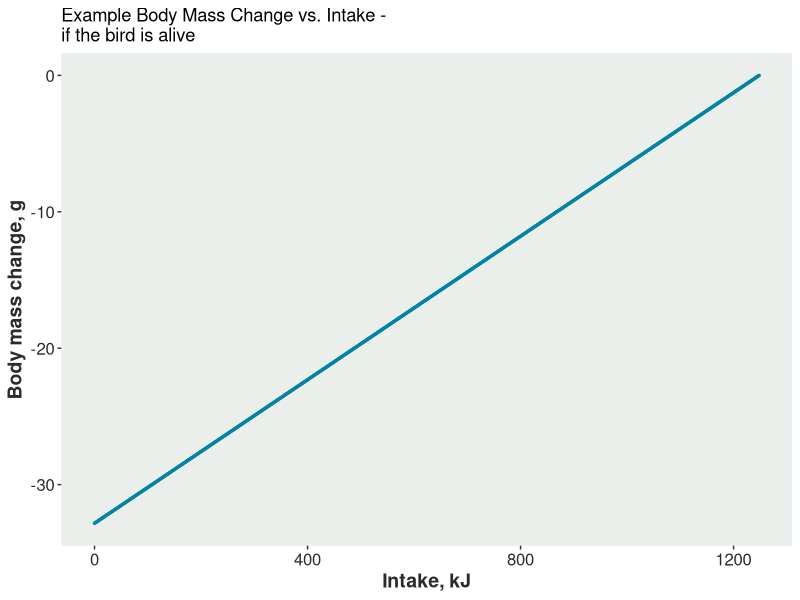
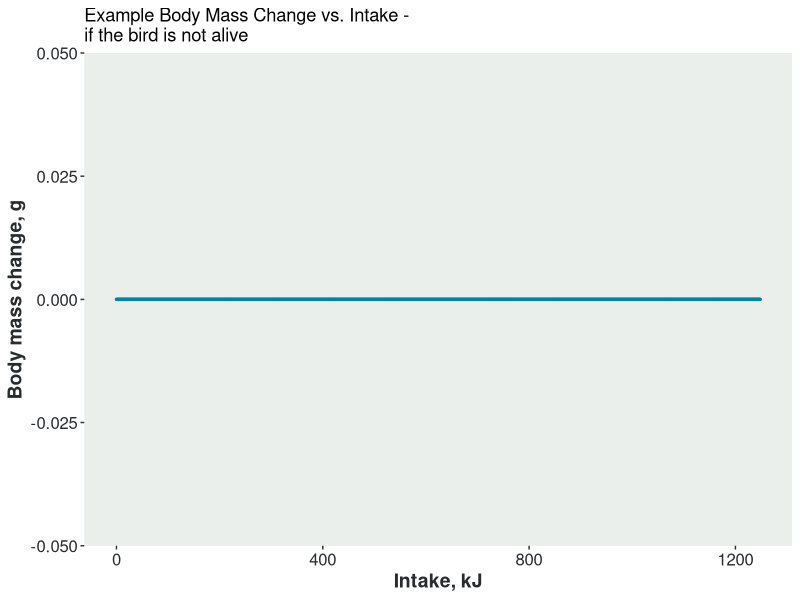
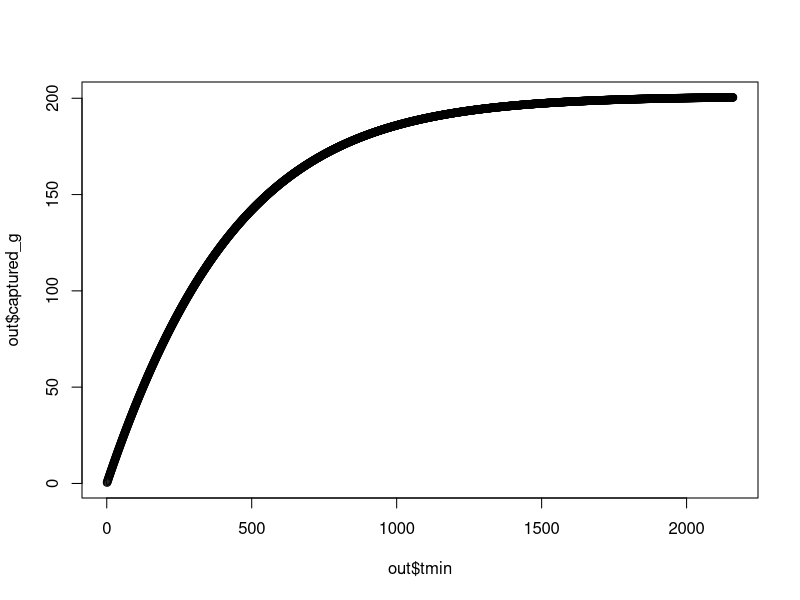
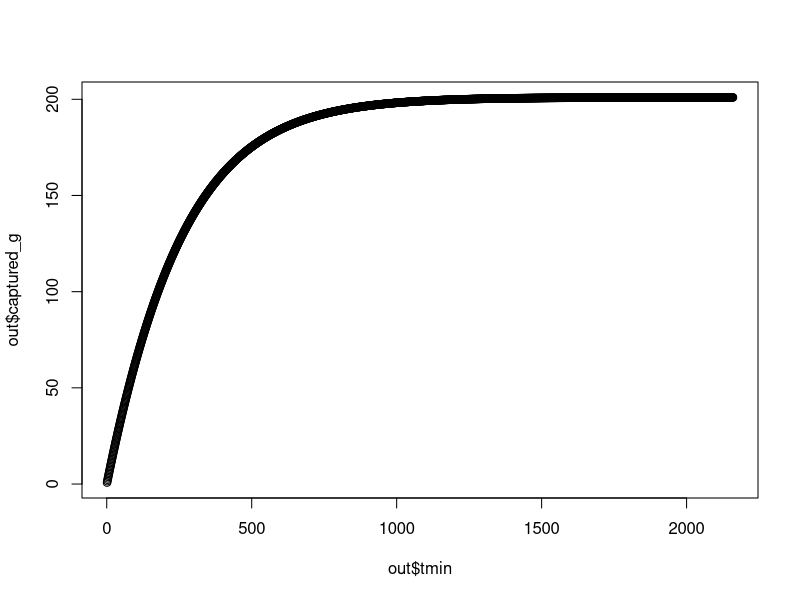

R code for these plots, in order:
## ---- chunk 1
knitr::opts_chunk$set(
  collapse = TRUE,
  comment = "#>"
)
## ---- chunk 2

calc_adultbmchange <- function(alive, BM_adult, Egain_adult, Ereq_adult,
                               adult_mass_KG){

  if (alive){
    BM_adult <- BM_adult + ((Egain_adult - Ereq_adult)/adult_mass_KG)
  }

  return(BM_adult)
}
## ---- chunk 3

BM_adult <- 380
Ereq_adult <- 1248 #kJ
adult_mass_KG <- 38
Egain_adult <- c(0:Ereq_adult)
  
bodymass <- 
  calc_adultbmchange(alive = TRUE, #it's alive
                     BM_adult = BM_adult, #g 
                     Egain_adult = Egain_adult, #kJ
                     Ereq_adult = Ereq_adult, #kJ
                     adult_mass_KG = adult_mass_KG) #kJ per g
## ---- chunk 4

data <- data.frame(Egain_adult = Egain_adult, BodyMassChange = bodymass - BM_adult)

plot <- 
  ggplot2::ggplot(data, ggplot2::aes(x = Egain_adult, y = BodyMassChange)) +
  ggplot2::geom_point(size = 0.5, color = "#0483A4") +
  ggplot2::theme(
    plot.background = ggplot2::element_rect(fill = "#fff", color = NA),
    panel.background = ggplot2::element_rect(fill = "#EAEFEC", color = NA),
    panel.grid.major = ggplot2::element_line(color = "#EAEFEC"),
    panel.grid.minor = ggplot2::element_line(color = "#EAEFEC"),
    axis.title = ggplot2::element_text(color = "#292C2F", size = 14, face = "bold"),
    axis.text = ggplot2::element_text(color = "#292C2F", size = 12),
    legend.position = "none"
  ) +
  ggplot2::labs(
    x = "Intake, kJ",
    y = "Body mass change, g",
    title =  paste(strwrap("Example Body Mass Change vs. Intake - if the bird is alive", width = 40), collapse = "\n") 
  )

print(plot)

## ---- chunk 5
bodymass_2 <- 
  calc_adultbmchange(alive = FALSE, #it's alive
                     BM_adult = BM_adult, #g 
                     Egain_adult = Egain_adult, #kJ
                     Ereq_adult = Ereq_adult, #kJ
                     adult_mass_KG = adult_mass_KG) #kJ per g
## ---- chunk 6

data <- data.frame(Egain_adult = Egain_adult, BodyMassChange = bodymass_2 - BM_adult)

plot <- 
  ggplot2::ggplot(data, ggplot2::aes(x = Egain_adult, y = BodyMassChange)) +
  ggplot2::geom_point(size = 0.5, color = "#0483A4") +
  ggplot2::theme(
    plot.background = ggplot2::element_rect(fill = "#fff", color = NA),
    panel.background = ggplot2::element_rect(fill = "#EAEFEC", color = NA),
    panel.grid.major = ggplot2::element_line(color = "#EAEFEC"),
    panel.grid.minor = ggplot2::element_line(color = "#EAEFEC"),
    axis.title = ggplot2::element_text(color = "#292C2F", size = 14, face = "bold"),
    axis.text = ggplot2::element_text(color = "#292C2F", size = 12),
    legend.position = "none"
  ) +
  ggplot2::labs(
    x = "Intake, kJ",
    y = "Body mass change, g",
    title =  paste(strwrap("Example Body Mass Change vs. Intake - if the bird is not alive", width = 40), collapse = "\n")  
  )

print(plot)

## ---- chunk 7

calc_adultdee <- function(alive, colony_h, flying_h, foraging_h, at_sea_h,
                          energy_nest, energy_flight, energy_forage,
                          energy_searest, energy_warming, assim_eff,
                          daylength){
  
  if (alive){
    
    adult_DEE <-
      (energy_nest * colony_h/daylength) +
      (energy_flight * flying_h/daylength) +
      (energy_forage * foraging_h/daylength) +
      (energy_searest * at_sea_h/daylength) +
      (energy_warming * daylength/24.0)
    
    Ereq_adult <- adult_DEE / assim_eff
    
  } else {
    
    Ereq_adult <- 0
    
  }
  
  return(Ereq_adult)
}
## ---- chunk 8

Ereq_adult <- calc_adultdee(
  
  alive = TRUE, #bird alive
  
  colony_h = 12,
  flying_h = 5,
  foraging_h = 6,
  at_sea_h = 1,
  
  energy_nest = 427.75,
  energy_flight = 1400.74,
  energy_forage = 1400.74,
  energy_searest = 400.57,
  energy_warming = 34.15,
  
  assim_eff = 0.74,
  daylength = 36
)

print(Ereq_adult)
## ---- chunk 9
Ereq_adult <- calc_adultdee(
  
  alive = FALSE, #bird not alive
  
  colony_h = 12,
  flying_h = 5,
  foraging_h = 6,
  at_sea_h = 1,
  
  energy_nest = 427.75,
  energy_flight = 1400.74,
  energy_forage = 1400.74,
  energy_searest = 400.57,
  energy_warming = 34.15,
  
  assim_eff = 0.74,
  daylength = 36
)

print(Ereq_adult)

## ---- chunk 10

logit <- function(x) {xx = log(x/(1-x))}
ilogit <- function(y) {yy = exp(y)/(1+exp(y))}

calc_pSurvival <- function (sp, bmi, bm, basesurv, beta, sd = 0) {

  if (bmi == 0 | is.na(bmi)){ # The bird didn't survive breeding season
    out <- 0
  } else { # Calculate survival over winter
    if (sp == "KI") {
      out <- ilogit(logit(basesurv) + ((bmi - bm)*beta))
    } else {
      out <- ilogit(logit(basesurv) + ((bmi - bm)/sd)*beta)
    }
  }
}
## ---- chunk 11

p <- calc_pSurvival(sp = "KI",
                    bmi = 345.9,
                    bm= 370.8,
                    basesurv= 0.8,
                    beta = 0.038
                    ) #sd non-specified, so 0

print(p)
## ---- chunk 12
p2 <- calc_pSurvival(sp = "GU", 
                     bmi = 345.9,
                     bm = 370.8,
                     basesurv = 0.92,
                     beta = 1.03,
                     sd = 50)
print(p2)

## ---- chunk 13
calc_puffinmortality <- function(CoD, alive, BM_condition, BM_Chick_mortf){

  if (alive) {
    BM_Chick_hungry  <- 0.7
    hungry <- ifelse(BM_condition < 0.7, 1, 0)
    Prob_death <- min((BM_Chick_hungry - BM_condition)/
                        (BM_Chick_hungry - BM_Chick_mortf), 1.0)
    Prob_death <- hungry * Prob_death
    unlucky <- stats::rbinom(n = 1, size = 1, Prob_death)
    if (unlucky==1) {CoD <- "killed"}
  }

  return(CoD)

}
## ---- chunk 14
new_CoD <- calc_puffinmortality(CoD = "none", #alive
                                alive = 1, #alive
                                BM_condition = 0.8, #not hungry
                                BM_Chick_mortf = 0.3)
print(new_CoD)
## ---- chunk 15
#ensure reproducibility
set.seed(123)

#it doesn't die (unvaried cod)
new_CoD <- calc_puffinmortality(CoD = "none", #alive
                                alive = 1, #alive
                                BM_condition = 0.5, #hungry
                                BM_Chick_mortf = 0.3)

print(new_CoD)
## ---- chunk 16
#ensure reproducibility
set.seed(456)

#it dies (unvaried cod)
new_CoD <- calc_puffinmortality(CoD = "none", #alive
                                alive = 1, #alive
                                BM_condition = 0.4, #hungry
                                BM_Chick_mortf = 0.3)
print(new_CoD)
## ---- chunk 17
new_CoD <- calc_puffinmortality(CoD = "starved", #already dead
                                alive = 0, #dead
                                BM_condition = 0.5,
                                BM_Chick_mortf = 0.3)

print(new_CoD)
## ---- chunk 18
calc_othermortality <- function(CoD, alive, seasonlength){

  if (alive) {
    Prob_death <- 1.0 - ((1.0-0.05)^(1/seasonlength))
    unlucky <- stats::rbinom(n = 1, size = 1, Prob_death)
    if (unlucky==1) {CoD <- "other"}
  }

  return(CoD)

}
## ---- chunk 19
#ensure reproducibility
set.seed(789)
new_CoD <- replicate(1000,#repeat the function to get a few cases where it dies
                     calc_othermortality(CoD = "none", #alive
                                         alive = 1, #alive
                                         seasonlength = 30)
                     )
print(table(new_CoD))
## ---- chunk 20
new_CoD <- calc_othermortality(CoD = "starved", #dead
                               alive = 0, #dead
                               seasonlength = 30)
print(new_CoD)
## ---- chunk 21
calc_unattendmortality <- function(CoD, alive, unattend_hrs, max_hrs) {

  if (alive) {
    lonely <- ifelse(unattend_hrs > 0, 1, 0)
    Prob_death <- lonely * min(unattend_hrs/max_hrs, 1.0)
    unlucky <- rbinom(n = 1, size = 1, Prob_death)
    if (unlucky==1) {CoD <- "unattended"}
  }
  return(CoD)
}
## ---- chunk 22
new_CoD <- calc_unattendmortality(CoD = "none", #alive
                                  alive = 1, #alive
                                  unattend_hrs = 0, #no attended hours
                                  max_hrs = 12)

print(new_CoD)
## ---- chunk 23
new_CoD <-  replicate(1000,#repeat the function to get a few cases where it causes death
                      calc_unattendmortality(CoD = "none", #alive
                                   alive = 1, #alive
                                   unattend_hrs = 6,
                                   max_hrs = 12)
                      )

print(table(new_CoD))

## ---- chunk 24

new_CoD <- calc_unattendmortality(CoD = "none", #alive
                                   alive = 1, #alive
                                   unattend_hrs = 12,
                                   max_hrs = 12) 
                      
print(new_CoD)
## ---- chunk 25
new_CoD <- calc_unattendmortality(CoD = "none",
                                  alive = 1, 
                                  unattend_hrs = 18,
                                  max_hrs = 12)

print(new_CoD)
## ---- chunk 26

new_CoD  <- calc_unattendmortality(CoD = "starved", #dead
                                   alive = 0, #dead
                                   unattend_hrs = 18, #irrelevant
                                   max_hrs = 12) #irrelevant

print(new_CoD)
## ---- chunk 27
calc_chickcare <- function(parent, ChickState, Opt_BM_chick, Species){

  # Feed only live chicks!
  if (1 %in% ChickState$data$is_chick_alive) {

    ChickState$data <- ChickState$data %>% split(.$is_chick_alive)

    # Join the male parent contribution
    parentM <- dplyr::filter(parent, MF == "M")
    ChickState$data$`1` <- ChickState$data$`1` %>%
      dplyr::left_join(parentM, by = "PairID") %>%
      dplyr::rename(feeding_mode_M = feeding_mode) %>%
      dplyr::rename(Ereq_intakef_c_M = Ereq_intakef_c) %>%
      dplyr::rename(colony_h_M = colony_h) %>%
      dplyr::select(-c(MF, BirdID))

    # Join the female parent contribution
    parentF <- dplyr::filter(parent, MF == "F")
    ChickState$data$`1` <- ChickState$data$`1` %>%
      dplyr::left_join(parentF, by = "PairID") %>%
      dplyr::rename(feeding_mode_F = feeding_mode) %>%
      dplyr::rename(Ereq_intakef_c_F = Ereq_intakef_c) %>%
      dplyr::rename(colony_h_F = colony_h) %>%
      dplyr::select(-c(MF, BirdID))

    # Tot up the attendance
    ChickState$data$`1` <- ChickState$data$`1` %>%
      dplyr::mutate(parenting_hrs = colony_h_M + colony_h_F) %>%
      dplyr::mutate(unattend_hrs = purrr::pmap_dbl(
        list(parenting_hrs, Species$data$daylength, 0.0),
        ~ ifelse({..1} < {..2}, {..2} - {..1}, {..3}))) %>%
      dplyr::select(-c("parenting_hrs")) %>%
      dplyr::select(!starts_with(c("colony")))

    # Total food received and increase in body mass
    ChickState$data$`1` <- ChickState$data$`1` %>%
      dplyr::mutate(X = 0.5 * (Ereq_intakef_c_M + Ereq_intakef_c_F)) %>%
      dplyr::mutate(BM_increase = (Species$data$chick_mass_a*(X-0.6))/0.4) %>%
      dplyr::mutate(BM_chick = BM_chick + BM_increase) %>%
      dplyr::mutate(BM_condition = BM_chick/Opt_BM_chick) %>%
      dplyr::select(!ends_with(c("c_F","c_M"))) %>%
      dplyr::select(-c("X", "BM_increase"))

    # Update the chick modes
    ChickState$data$`1` <- ChickState$data$`1` %>%
      dplyr::mutate(f = "none") %>%
      dplyr::mutate(f = purrr::pmap_chr(
        list(BM_condition, Species$data$BM_Chick_mortf, f),
        ~ ifelse({..1}<{..2}, "starved", {..3}))) %>%
      dplyr::mutate(f = purrr::pmap_chr(
        list(feeding_mode_M, feeding_mode_F, f),
        ~ ifelse(({..1}==3 | {..2}==3), "abandoned", {..3}))) %>%
      dplyr::mutate(f = purrr::pmap_chr(
        list(feeding_mode_M, feeding_mode_F, f),
        ~ ifelse(({..1}==4 | {..2}==4), "parentdead", {..3})))

    if (length(unique(ChickState$data$`1`$f)) > 1) {
      ChickState$data$`1` <- ChickState$data$`1` %>% split(.$f=="none")
      ChickState$data$`1`$`FALSE` <- ChickState$data$`1`$`FALSE` %>%
        dplyr::mutate(CoD = f) %>%
        dplyr::mutate(is_chick_alive = 0) %>%
        dplyr::mutate(BM_chick = NA) %>%
        dplyr::mutate(BM_condition = NA) %>%
        dplyr::mutate(Ereq_chick = NA) %>%
        dplyr::mutate(unattend_hrs = NA)
      ChickState$data$`1` <- bind_rows(ChickState$data$`1`$`TRUE`, ChickState$data$`1`$`FALSE`)
    }
    ChickState$data$`1` <- ChickState$data$`1` %>%
      dplyr::select(!starts_with(c("feeding_mode"))) %>%
      dplyr::select(-c("f"))

    # Reconstruct full tibble
    ChickState$data <- bind_rows(ChickState$data$`1`, ChickState$data$`0`)

    # > Update the metadata to reflect newly added variables to the ChickState tibble
    newmeta <- tidyr::tribble(
      ~VarName, ~VarDescription, ~VarUnits,
      "unattend_hrs", "Maximum length of time that the chick is not attended by either parent", "hours")
    ChickState$metadata <- bind_rows(ChickState$metadata, newmeta) %>%
      dplyr::filter(VarName %in% unique(names(ChickState$data)))

  }

  return(ChickState)

} # END calc_chickcare
## ---- chunk 28
calc_foragecapture <- function(x0, h, a, maxt){

  # The function to solve
  fn <- function(x, x0, a, t, h) {
    if (x > 0) {
      x - x0 + a*t + h*log(x) - h*log(x0)
    } else {
      10^10
    }
  }

  # Make a blank look-up 'table' (vector)
  captured <- rep(0, maxt)

  # From 1 minute, calculate the food captured until it is all gone or we run
  # out of time for the full timestep,
  t <- 1
  while (captured[t] < x0 & t <= maxt) {

    # Find a solution
    sol <- nleqslv::nleqslv(x0, fn=fn, jac=NULL, x0 = x0, a = a, t = t, h = h)

    # Action depending on the returned code
    if (sol$termcd < 3) {
      captured[t] <- x0 - sol$x
    } else {
      captured[t] <- x0
    }
    t <- t + 1
  }

  # If all the prey has been captured before maxt, just fill in the rest
  if (t < maxt) captured[-seq_len(t)] <- x0

  # Return the look-up
  tibble::tibble(tmin = seq_len(maxt), captured_g = captured)

}
## ---- chunk 29
x0 <- 201
h <- 700
a <- 2
maxt <- 2160

out <- calc_foragecapture(x0, h, a, maxt)

plot(out$tmin, out$captured_g)
## ---- chunk 30
x0 <- 201
h <- 977
a <- 4.37
maxt <- 2160

out <- calc_foragecapture(x0, h, a, maxt)

plot(out$tmin, out$captured_g)
